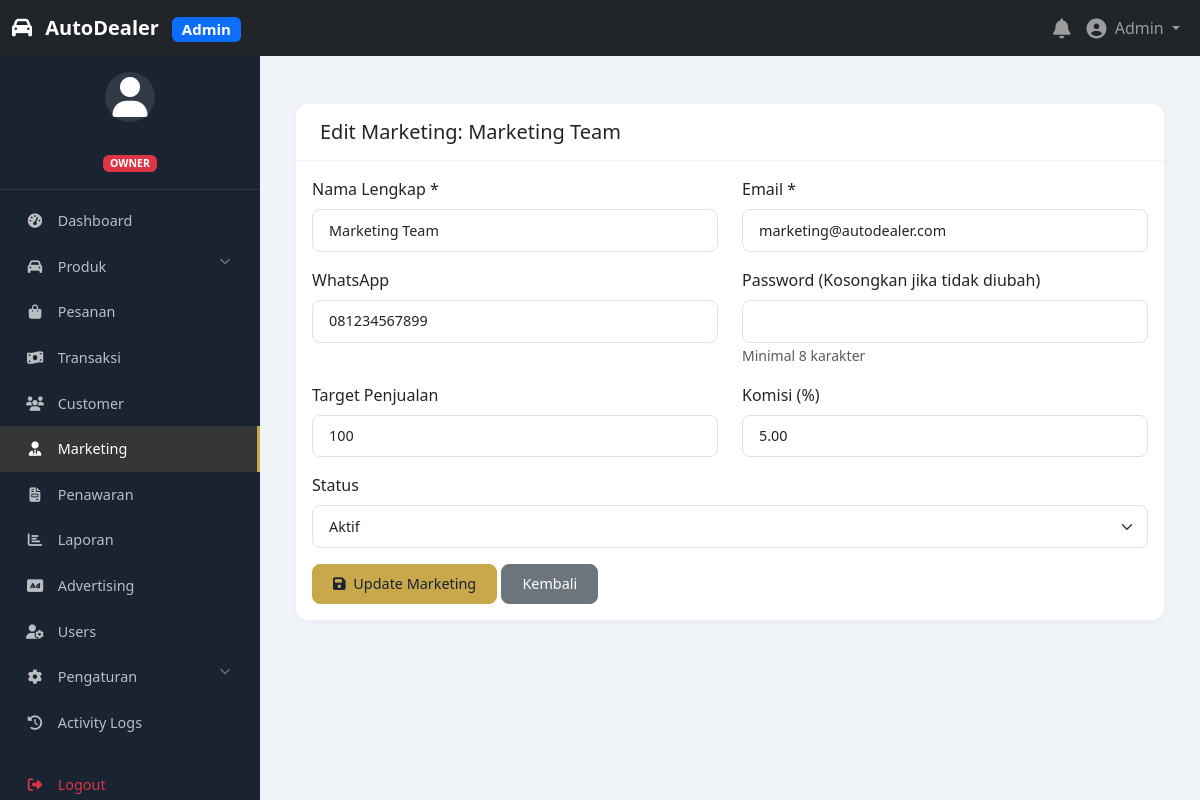
Page /admin/marketing/edit.php?id=1 (signed in) on the committed database.
### tables this page shows
CREATE TABLE IF NOT EXISTS users (
    id INT PRIMARY KEY AUTO_INCREMENT,
    username VARCHAR(50) UNIQUE DEFAULT NULL,
    email VARCHAR(100) UNIQUE NOT NULL,
    password VARCHAR(255) NOT NULL,
    first_name VARCHAR(50) DEFAULT NULL,
    last_name VARCHAR(50) DEFAULT NULL,
    phone VARCHAR(20) DEFAULT NULL,
    avatar VARCHAR(255) DEFAULT NULL,
    role ENUM('owner', 'supervisor', 'marketing', 'customer') DEFAULT 'customer',
    status ENUM('active', 'inactive', 'suspended') DEFAULT 'active',
    last_login DATETIME DEFAULT NULL,
    remember_token VARCHAR(255) DEFAULT NULL,
    created_at TIMESTAMP DEFAULT CURRENT_TIMESTAMP,
    updated_at TIMESTAMP DEFAULT CURRENT_TIMESTAMP ON UPDATE CURRENT_TIMESTAMP,
    INDEX idx_email (email),
    INDEX idx_username (username),
    INDEX idx_role (role),
    INDEX idx_status (status)
);

CREATE TABLE IF NOT EXISTS marketing (
    id INT PRIMARY KEY AUTO_INCREMENT,
    user_id INT NOT NULL,
    full_name VARCHAR(100) NOT NULL,
    email VARCHAR(100) UNIQUE NOT NULL,
    phone VARCHAR(20) DEFAULT NULL,
    target_sales INT DEFAULT 0,
    commission_rate DECIMAL(5,2) DEFAULT 0,
    status ENUM('active', 'inactive') DEFAULT 'active',
    created_at TIMESTAMP DEFAULT CURRENT_TIMESTAMP,
    updated_at TIMESTAMP DEFAULT CURRENT_TIMESTAMP ON UPDATE CURRENT_TIMESTAMP,
    FOREIGN KEY (user_id) REFERENCES users(id) ON DELETE CASCADE,
    INDEX idx_email (email),
    INDEX idx_status (status)
);

### config/database.php (called while the page is built, shortened)
<?php
class Database {
    private static $instance = null;
    private $connection;
    private function __construct() {
        try {
            $dsn = "mysql:host=" . DB_HOST . ";dbname=" . DB_NAME . ";charset=utf8mb4";
            $this->connection = new PDO($dsn, DB_USER, DB_PASS, [
                PDO::ATTR_ERRMODE => PDO::ERRMODE_EXCEPTION,
                PDO::ATTR_DEFAULT_FETCH_MODE => PDO::FETCH_ASSOC,
                PDO::ATTR_EMULATE_PREPARES => false,
                PDO::MYSQL_ATTR_INIT_COMMAND => "SET NAMES utf8mb4"
            ]);
        } catch (PDOException $e) {
            error_log("Database connection failed: " . $e->getMessage());
            die("Database connection failed. Please check your configuration.");
        }
    }
    public static function getInstance() {
        if (self::$instance === null) {
            self::$instance = new self();
        }
        return self::$instance;
    }
    public function prepare($sql) {
        return $this->connection->prepare($sql);
    }
}
?>

### includes/auth.php (called while the page is built, shortened)
<?php
require_once __DIR__ . '/../config/database.php';
class Auth {
    private $db;
    private $user = null;
    public function __construct() {
        $this->db = Database::getInstance();
    }
    public function isLoggedIn() {
        return isset($_SESSION['user_id']);
    }
    public function getCurrentUser() {
        if ($this->user === null && $this->isLoggedIn()) {
            $stmt = $this->db->prepare("SELECT * FROM users WHERE id = ?");
            $stmt->execute([$_SESSION['user_id']]);
            $this->user = $stmt->fetch();
        }
        return $this->user;
    }
    public function hasRole($role) {
        $user = $this->getCurrentUser();
        if (is_array($role)) {
            return in_array($user['role'], $role);
        }
        return $user['role'] === $role;
    }
    public function requireRole($role) {
        if (!$this->hasRole($role)) {
            header('HTTP/1.0 403 Forbidden');
            include BASE_PATH . '/403.php';
            exit;
        }
    }
}
$auth = new Auth();
?>

### includes/functions.php (called while the page is built, shortened)
<?php
function escape($input) {
    return htmlspecialchars($input, ENT_QUOTES, 'UTF-8');
}
?>

### admin/marketing/edit.php (the view, shortened to what this page needs)
<?php
require_once '../../config/config.php';
require_once '../../includes/functions.php';
$auth->requireRole(['owner']);
include '../includes/admin-header.php';
$db = Database::getInstance();
$id = $_GET['id'] ?? 0;
$stmt = $db->prepare("SELECT * FROM marketing WHERE id = ?");
$stmt->execute([$id]);
$marketing = $stmt->fetch();
?>
<div class="card">
    <div class="card-header">
        <h5 class="mb-0">Edit Marketing: <?= escape($marketing['full_name']) ?></h5>
    </div>
    <div class="card-body">
        <form method="POST">
            <div class="row">
                <div class="col-md-6 mb-3">
                    <label class="form-label">Nama Lengkap *</label>
                    <input type="text" name="full_name" class="form-control"
                           value="<?= escape($marketing['full_name']) ?>" required>
                </div>
                <div class="col-md-6 mb-3">
                    <label class="form-label">Email *</label>
                    <input type="email" name="email" class="form-control"
                           value="<?= escape($marketing['email']) ?>" required>
                </div>
            </div>
            <div class="row">
                <div class="col-md-6 mb-3">
                    <label class="form-label">WhatsApp</label>
                    <input type="text" name="phone" class="form-control"
                           value="<?= escape($marketing['phone']) ?>">
                </div>
                <div class="col-md-6 mb-3">
                    <label class="form-label">Password (Kosongkan jika tidak diubah)</label>
                    <input type="password" name="password" class="form-control" minlength="8">
                    <small class="text-muted">Minimal 8 karakter</small>
                </div>
            </div>
            <div class="row">
                <div class="col-md-6 mb-3">
                    <label class="form-label">Target Penjualan</label>
                    <input type="text" name="target_sales" class="form-control currency"
                           value="<?= number_format($marketing['target_sales'] ?? 0, 0, ',', '.') ?>">
                </div>
                <div class="col-md-6 mb-3">
                    <label class="form-label">Komisi (%)</label>
                    <input type="number" name="commission_rate" class="form-control" step="0.01"
                           value="<?= $marketing['commission_rate'] ?? 0 ?>">
                </div>
            </div>
            <div class="mb-3">
                <label class="form-label">Status</label>
                <select name="status" class="form-select">
                    <option value="active" <?= $marketing['status'] == 'active' ? 'selected' : '' ?>>Aktif</option>
                </select>
            </div>
            <button type="submit" class="btn btn-primary">
                <i class="fas fa-save me-1"></i> Update Marketing
            </button>
            <a href="index.php" class="btn btn-secondary">Kembali</a>
        </form>
    </div>
</div>
<?php include '../includes/admin-footer.php'; ?>

### admin/includes/admin-header.php (shortened to what this page needs)
<?php
require_once dirname(__DIR__, 2) . '/config/config.php';
require_once dirname(__DIR__, 2) . '/includes/functions.php';
$user = $auth->getCurrentUser();
?>
<!DOCTYPE html>
<html lang="id">
<head>
    <link href="https://cdn.jsdelivr.net/npm/bootstrap@5.3.0/dist/css/bootstrap.min.css" rel="stylesheet">
    <link rel="stylesheet" href="https://cdnjs.cloudflare.com/ajax/libs/font-awesome/6.5.0/css/all.min.css">
    <link rel="stylesheet" href="<?= ASSETS_URL ?>css/admin.css?v=<?= time() ?>">
    <link rel="stylesheet" href="<?= ASSETS_URL ?>css/responsive.css?v=<?= time() ?>">
</head>
<body>
    <nav class="navbar navbar-expand-lg navbar-dark bg-dark fixed-top">
        <div class="container-fluid">
            <a class="navbar-brand" href="<?= ADMIN_URL ?>">
                <i class="fas fa-car me-2"></i>
                <span class="fw-bold">AutoDealer</span>
                <span class="badge bg-primary ms-2">Admin</span>
            </a>
            <div class="collapse navbar-collapse" id="adminNavbar">
                <ul class="navbar-nav ms-auto align-items-center">
                    <li class="nav-item dropdown">
                        <a class="nav-link position-relative" href="#" data-bs-toggle="dropdown">
                            <i class="fas fa-bell fa-lg"></i>
                        </a>
                    </li>
                    <li class="nav-item dropdown">
                        <a class="nav-link dropdown-toggle" href="#" data-bs-toggle="dropdown">
                            <i class="fas fa-user-circle fa-lg me-1"></i>
                            <?= escape($user['first_name'] ?? $user['username'] ?? 'User') ?>
                        </a>
                    </li>
                </ul>
            </div>
        </div>
    </nav>
    <div class="admin-wrapper">
        <?php include 'admin-sidebar.php'; ?>
        <div class="admin-content">
            <div class="container-fluid py-4">

### admin/includes/admin-sidebar.php (shortened to what this page needs)
<?php
$user = $auth->getCurrentUser();
$role = $user['role'];
$currentPage = basename($_SERVER['PHP_SELF']);
$currentDir = basename(dirname($_SERVER['PHP_SELF']));
function isActive($page, $dir = '') {
    global $currentPage, $currentDir;
    if ($dir) {
        return $currentDir == $dir ? 'active' : '';
    }
    return $currentPage == $page ? 'active' : '';
}
function isActiveParent($dirs) {
    global $currentDir;
    return in_array($currentDir, $dirs) ? 'active' : '';
}
?>
<nav class="admin-sidebar">
    <div class="sidebar-user text-center py-3">
        <div class="avatar-circle mx-auto mb-2">
            <?php if (!empty($user['avatar'])): ?>
                <img src="<?= UPLOADS_URL . 'users/' . $user['avatar'] ?>" alt="Avatar" class="rounded-circle" width="50">
            <?php else: ?>
                <i class="fas fa-user fa-2x"></i>
            <?php endif; ?>
        </div>
        <h6 class="mb-0"><?= escape($user['first_name'] ?? $user['username'] ?? 'User') ?></h6>
        <small class="text-muted">
            <span class="badge bg-<?= $role == 'owner' ? 'danger' : ($role == 'supervisor' ? 'warning' : 'info') ?>">
                <?= strtoupper($role) ?>
            </span>
        </small>
    </div>
    <ul class="nav nav-pills flex-column">
        <li class="nav-item">
            <a class="nav-link <?= isActive('index.php', '') ?>" href="<?= ADMIN_URL ?>">
                <i class="fas fa-tachometer-alt me-2"></i> Dashboard
            </a>
        </li>
        <li class="nav-item">
            <a class="nav-link <?= isActiveParent(['products']) ?>" href="#productsMenu" data-bs-toggle="collapse">
                <i class="fas fa-car me-2"></i> Produk
                <i class="fas fa-chevron-down float-end"></i>
            </a>
        </li>
        <li class="nav-item">
            <a class="nav-link <?= isActiveParent(['orders']) ?>" href="<?= ADMIN_URL ?>orders/">
                <i class="fas fa-shopping-bag me-2"></i> Pesanan
            </a>
        </li>
        <li class="nav-item">
            <a class="nav-link <?= isActiveParent(['transactions']) ?>" href="<?= ADMIN_URL ?>transactions/">
                <i class="fas fa-money-bill-wave me-2"></i> Transaksi
            </a>
        </li>
        <li class="nav-item">
            <a class="nav-link <?= isActiveParent(['customers']) ?>" href="<?= ADMIN_URL ?>customers/">
                <i class="fas fa-users me-2"></i> Customer
            </a>
        </li>
        <li class="nav-item">
            <a class="nav-link <?= isActiveParent(['marketing']) ?>" href="<?= ADMIN_URL ?>marketing/">
                <i class="fas fa-user-tie me-2"></i> Marketing
            </a>
        </li>
        <li class="nav-item">
            <a class="nav-link <?= isActiveParent(['offers']) ?>" href="<?= ADMIN_URL ?>offers/">
                <i class="fas fa-file-invoice me-2"></i> Penawaran
            </a>
        </li>
        <li class="nav-item">
            <a class="nav-link <?= isActive('index.php', 'reports') ?>" href="<?= ADMIN_URL ?>reports/">
                <i class="fas fa-chart-bar me-2"></i> Laporan
            </a>
        </li>
        <?php if ($role == 'owner'): ?>
            <li class="nav-item">
                <a class="nav-link <?= isActive('index.php', 'advertising') ?>" href="<?= ADMIN_URL ?>advertising/">
                    <i class="fas fa-ad me-2"></i> Advertising
                </a>
            </li>
            <li class="nav-item">
                <a class="nav-link <?= isActiveParent(['users']) ?>" href="<?= ADMIN_URL ?>users/">
                    <i class="fas fa-user-cog me-2"></i> Users
                </a>
            </li>
            <li class="nav-item">
                <a class="nav-link <?= isActiveParent(['settings']) ?>" href="#settingsMenu" data-bs-toggle="collapse">
                    <i class="fas fa-cog me-2"></i> Pengaturan
                    <i class="fas fa-chevron-down float-end"></i>
                </a>
            </li>
            <li class="nav-item">
                <a class="nav-link <?= isActive('index.php', 'logs') ?>" href="<?= ADMIN_URL ?>logs/">
                    <i class="fas fa-history me-2"></i> Activity Logs
                </a>
            </li>
        <?php endif; ?>
        <li class="nav-item mt-3">
            <a class="nav-link text-danger" href="<?= BASE_URL ?>logout.php">
                <i class="fas fa-sign-out-alt me-2"></i> Logout
            </a>
        </li>
    </ul>
</nav>

### assets/css/admin.css (style rules this page uses)
:root { --admin-primary: #1a2332; --admin-secondary: #c9a84c; --admin-bg: #f1f4f8; --admin-text: #2c3e50; }
.admin-wrapper { display: flex; min-height: calc(100vh - 56px); margin-top: 56px; }
.admin-sidebar { width: 260px; background: var(--admin-primary); min-height: calc(100vh - 56px); position: fixed; top: 56px; left: 0; overflow-y: auto; z-index: 100; transition: all 0.3s ease; }
.admin-sidebar .sidebar-user { border-bottom: 1px solid rgba(255, 255, 255, 0.1); padding: 1.5rem; }
.admin-sidebar .avatar-circle { width: 50px; height: 50px; border-radius: 50%; background: rgba(255, 255, 255, 0.1); display: flex; align-items: center; justify-content: center; color: #fff; font-size: 20px; }
.admin-sidebar .nav { padding: 0.5rem 0; }
.admin-sidebar .nav-link { color: rgba(255, 255, 255, 0.7); padding: 0.75rem 1.5rem; border-radius: 0; transition: all 0.3s ease; font-size: 0.9rem; }
.admin-sidebar .nav-link.active { color: #fff; background: rgba(201, 168, 76, 0.15); border-right: 3px solid var(--admin-secondary); }
.admin-sidebar .nav-link i { width: 22px; text-align: center; font-size: 0.9rem; }
.admin-sidebar .nav-link .float-end { font-size: 0.7rem; opacity: 0.5; }
.admin-content { margin-left: 260px; padding: 1.5rem; flex: 1; background: var(--admin-bg); min-height: calc(100vh - 56px); }
.admin-content .card { border: none; border-radius: 12px; box-shadow: 0 2px 10px rgba(0, 0, 0, 0.05); transition: all 0.3s ease; }
.admin-content .card-header { background: transparent; border-bottom: 1px solid rgba(0, 0, 0, 0.05); padding: 1rem 1.5rem; font-weight: 600; }
.admin-content .form-control, .admin-content .form-select { border-radius: 8px; border: 1px solid #dee2e6; font-size: 0.9rem; padding: 0.6rem 1rem; }
.admin-content .btn { border-radius: 8px; font-weight: 500; padding: 0.5rem 1.25rem; font-size: 0.9rem; }
.admin-content .btn-primary { background: var(--admin-secondary); border-color: var(--admin-secondary); color: #1a2332; }

### rows in the picture
users: first_name "Admin", role "OWNER"
marketing: full_name "Marketing Team", email "marketing@autodealer.com", phone "081234567899", target_sales "100", commission_rate "5.00", status "Aktif"
